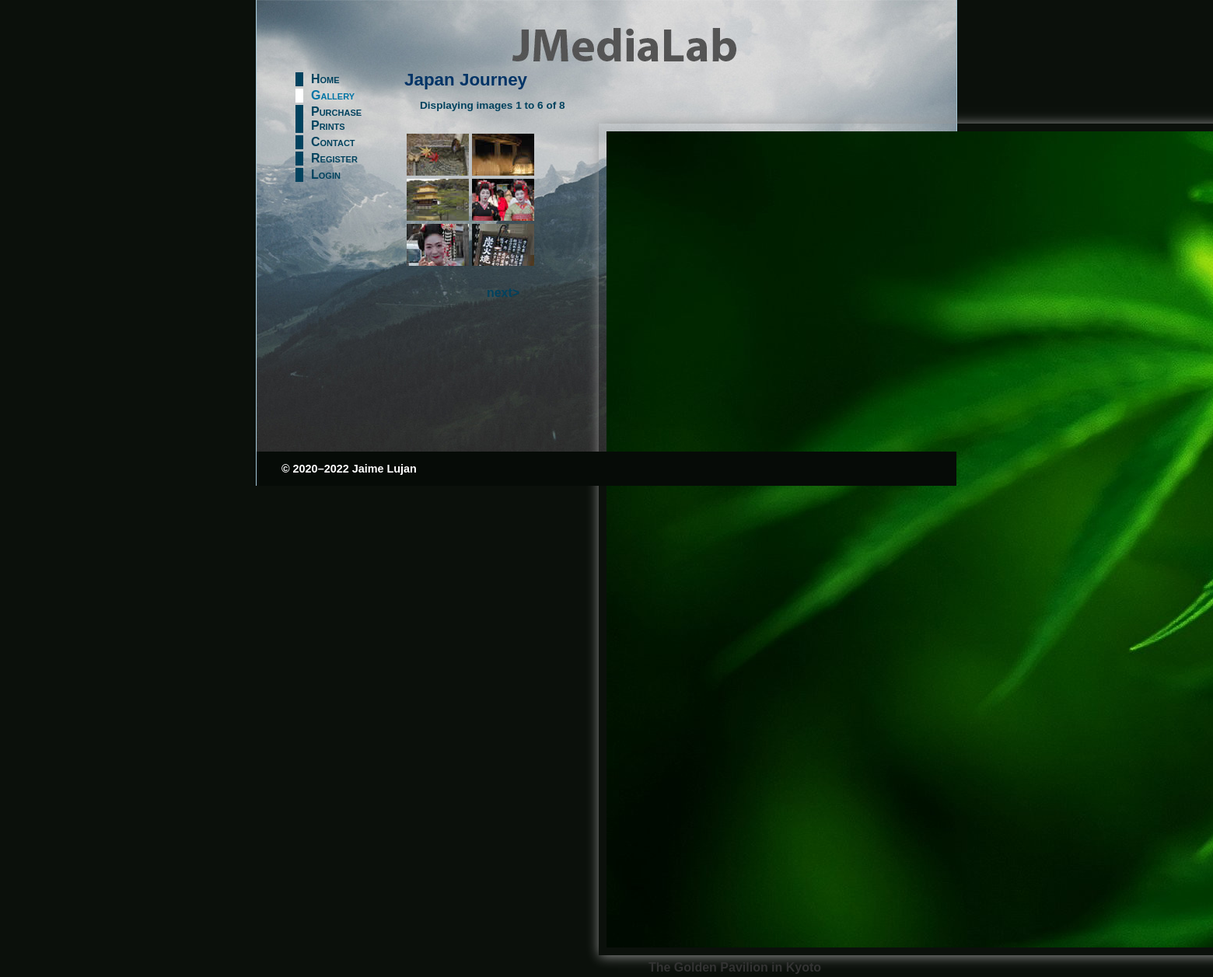
Screenshot of /JJ/gallery.php?mainImage=kinkakuji.jpg&page=1 with the database file from the repository.
### tables this page shows
CREATE TABLE IF NOT EXISTS JJ_images (
  image_id int(10) unsigned NOT NULL AUTO_INCREMENT,
  filename varchar(25) NOT NULL,
  caption varchar(120) NOT NULL,
  price decimal(6,2) NOT NULL,
  details text,
  PRIMARY KEY (image_id)
);

### JJ/gallery.php (the view, shortened to what this page needs)
<?php
	require './includes/header.php';
	require_once '../../mysqli_connect.php';
	$sql= 'Select filename, caption FROM JJ_images';
	$result= mysqli_query($dbc, $sql);
	if($result){
		$numImages = mysqli_num_rows($result);
	}
	else
		mysql_error($dbc);
	$imgPerPage = COLS * ROWS;
	if (empty($_GET['page'])){
		$page=1;
		$startNum=0;
		$imgCounter=1;
	}
	else{
		$page = filter_var($_GET['page'], FILTER_VALIDATE_INT);
		$startNum=($page-1) * $imgPerPage;
		$imgCounter=($page-1) * $imgPerPage+1;
	}
	if ($numImages < $page*$imgPerPage)
		$endNum=$numImages;
	else
		$endNum=$startNum + $imgPerPage;
	$sql= "SELECT filename, caption FROM JJ_images LIMIT $startNum, $imgPerPage";
	$result = mysqli_query($dbc, $sql);
	if ($result)
		$row=mysqli_fetch_assoc($result);
	else
		mysqli_error($dbc);
	if (isset($_GET['mainImage'])){
		$mainImage = filter_var($_GET['mainImage'], FILTER_SANITIZE_STRING);
	}
	else{
		$mainImage = $row['filename'];
	}
?>
	<main>
	    <h2>Japan Journey</h2>
		<p id="picCount">Displaying images <?php echo "$imgCounter to $endNum of $numImages";?></p>
        <section id="gallery">
            <table id="thumbs">
                <tr>
				<?php $pos=1;
				do { ?>
                    <td><a href="gallery.php?mainImage=<?= $row['filename']?>&amp;page=<?= $page; ?> "> <img src="images/thumbs/<?= $row['filename']; ?>" alt="<?= $row['caption']; ?>" width="80" height="54"></a></td>
                <?php
				if ($row['filename'] == $mainImage){
					$caption = $row['caption'];
				}
				if ($pos==COLS) {
					echo '</tr><tr>';
					$pos =1;
				}
				else{$pos++;}
				} while ($row=mysqli_fetch_assoc($result));
				while ($pos++ <= COLS){
					echo '<td>&nbsp;</td>';
				}
				?>
				</tr>
				<?php
				if($page>1){
					$page--;
					echo "<tr><td> <a href=\"gallery.php?page=$page\"> &lt;prev</a></td>";
					}
				else
				 echo "<tr><td></td>";
				if ($imgCounter < $numImages){
					$page++;
					echo "<td> <a href=\"gallery.php?page=$page\"> next&gt;</a></td></tr>";
				}
				else{
					echo "<td></td></tr>";
				}
				?>
            </table>
            <figure id="main_image">
                <img src="images/<?= $mainImage; ?>" alt="<?= $caption; ?>" >
                <figcaption><?= $caption; ?></figcaption>
            </figure>
        </section>
    </main>
<?php include './includes/footer.php'; ?>

### JJ/styles/journey.css (style rules this page uses)
body { margin: 0; padding: 0; color: #333; font-family: "Trebuchet MS", Arial, Helvetica, sans-serif; overflow-y:scroll; background-color: rgb(11, 16, 11); }
h1, h2 { margin: 0 0 10px 0; font-family: Verdana, Arial, Helvetica, sans-serif; color: #036; }
h2 { font-size: 140%; }
p { margin: 0 auto 1em 0; padding: 0 20px; font-size: 85%; line-height: 1.4; }
main { margin: 0 10% 0 190px; min-width: 525px; max-width: 640px; }
main a { font-weight: bold; text-decoration: none; padding: 2px 4px; }
main a:link, main a:visited { color: #00425E; border-bottom: #00425E dashed 1px; }
figure { float: right; margin: 0 20px 0 10px; }
figure img { padding: 10px; -webkit-box-shadow: 1px 1px 15px #999999; box-shadow: 1px 1px 15px #999999; }
figcaption { margin: 0; padding: 3px 10px; font-weight: bold; text-align: center; }
#picCount { color:#00425E; font-weight:bold; }
#thumbs { float: left; margin-top: 10px; }
#thumbs td { text-align: center; }
#thumbs img { border: none; display:block; }
#thumbs a:link, #thumbs a:visited, #thumbs a:hover, #thumbs a:active { border: none; padding: 0; }
#main_image { float: right; text-align: center; width: 350px; }

### rows the page displays
jj_images: filename (picture)
jj_images: filename (picture)
jj_images: filename (picture), caption "The Golden Pavilion in Kyoto"
jj_images: filename (picture)
jj_images: filename (picture)
jj_images: filename (picture)

### other values shown
$imgCounter "1"
$endNum "6"
$numImages "8"
$startYear "2020"
